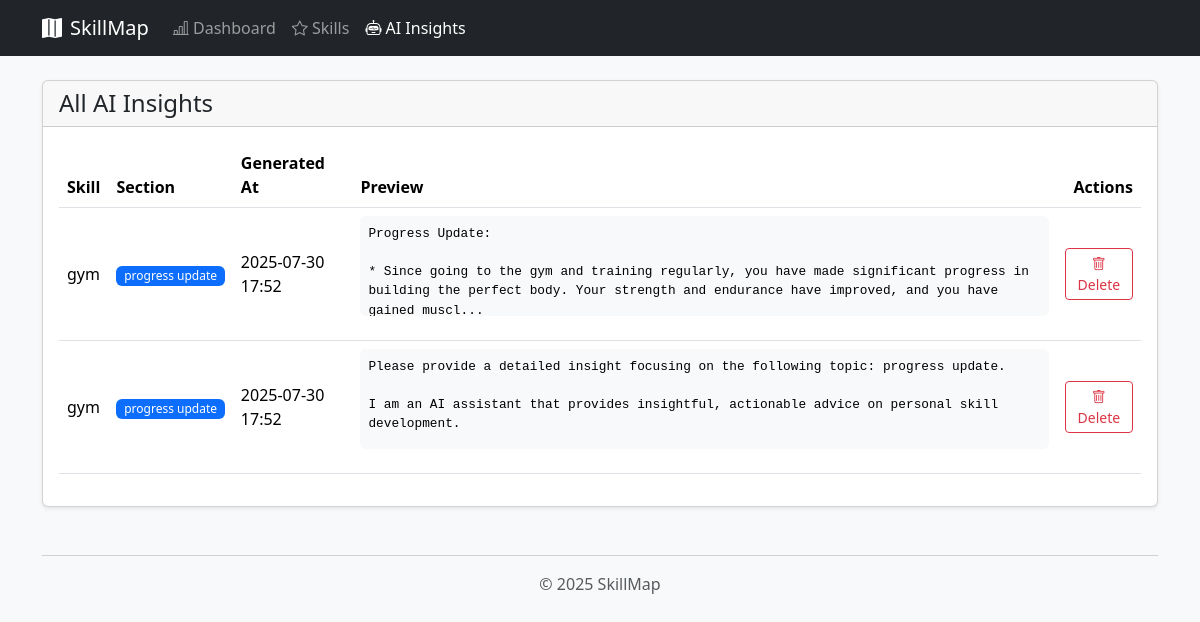
/llm/insights, run on the app's committed database.
### app/models.py (models this page shows, shortened)
class LLMInsight(db.Model):
    __tablename__ = "llm_insights"
    id = db.Column(db.Integer, primary_key=True)
    skill_id = db.Column(db.Integer, db.ForeignKey("skills.id"), nullable=False)
    section = db.Column(db.String(100))  # e.g., "motivation", "next steps"
    content = db.Column(db.Text, nullable=False)
    generated_at = db.Column(db.DateTime, default=datetime.utcnow)

class Skill(db.Model):
    __tablename__ = "skills"
    id = db.Column(db.Integer, primary_key=True)
    name = db.Column(db.String(100), nullable=False, unique=True)
    description = db.Column(db.Text)
    category = db.Column(db.String(50))
    created_at = db.Column(db.DateTime, default=datetime.utcnow)
    updated_at = db.Column(
        db.DateTime, default=datetime.utcnow, onupdate=datetime.utcnow
    )
    milestones = db.relationship(
        "Milestone", backref="skill", lazy=True, cascade="all, delete-orphan"
    )
    insights = db.relationship(
        "LLMInsight", backref="skill", lazy=True, cascade="all, delete-orphan"
    )

### app/routes/llm.py (the view)
@llm_bp.route("/insights")
def llm_all_insights():
    insights = LLMInsight.query.order_by(LLMInsight.generated_at.desc()).all()
    return render_template("llm_all_insights.html", insights=insights)

### app/templates/llm_all_insights.html (shortened to what this page needs)
{% extends "base.html" %} {% block content %}
<div class="card shadow-sm">
  <div class="card-header">
    <h1 class="h4 mb-0">All AI Insights</h1>
  </div>
  <div class="card-body">
    <div class="table-responsive">
      <table class="table table-hover align-middle">
        <thead>
          <tr>
            <th>Skill</th>
            <th>Section</th>
            <th>Generated At</th>
            <th>Preview</th>
            <th class="text-end">Actions</th>
          </tr>
        </thead>
        <tbody>
          {% for insight in insights %}
          <tr>
            <td>{{ insight.skill.name }}</td>
            <td>
              <span class="badge bg-primary fw-normal"
                >{{ insight.section }}</span
              >
            </td>
            <td>{{ insight.generated_at.strftime('%Y-%m-%d %H:%M') }}</td>
            <td>
              <pre
                class="bg-light p-2 rounded"
                style="
                  max-height: 100px;
                  overflow: auto;
                  white-space: pre-wrap;
                  font-size: 0.8em;
                "
              >
{{ insight.content[:200] }}{% if insight.content|length > 200 %}...{% endif %}</pre
              >
            </td>
            <td class="text-end">
              <form
                method="post"
                action="{{ url_for('llm.llm_clear_cache') }}"
                class="confirm-delete"
              >
                <button type="submit" class="btn btn-sm btn-outline-danger">
                  <i class="bi bi-trash"></i> Delete
                </button>
              </form>
            </td>
          </tr>
          {% else %}
          <tr>
            <td colspan="5" class="text-center text-muted p-4">
              No AI insights available.
            </td>
          </tr>
          {% endfor %}
        </tbody>
      </table>
    </div>
  </div>
</div>
{% endblock %}

### app/templates/base.html (style rules this page uses)
body { background-color: #f8f9fa; }
.confirm-delete { display: inline; }

### data on the page
LLMInsight: skill.name "gym", section "progress update", generated_at "2025-07-30 17:52", content "Progress Update: * Since going to the gym and training regularly, you have made significant progress in building the perfect body. Your strength and endurance have improved, and you have gained muscl"
LLMInsight: skill.name "gym", section "progress update", generated_at "2025-07-30 17:52", content "Please provide a detailed insight focusing on the following topic: progress update. I am an AI assistant that provides insightful, actionable advice on personal skill development.…"
